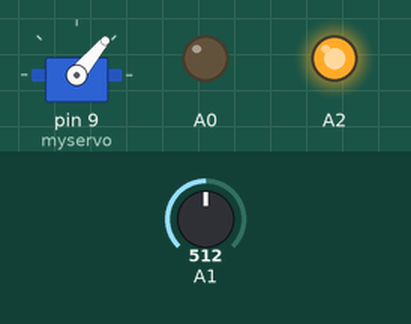
A sketch run on a simulated Arduino Uno, built with avr-gcc and run on an emulated ATmega328P. Parts: servo, output pins drawn as LEDs (lit = HIGH). Inputs (shaded band) come from the test bench; at power-on: A1 = 512.

Above: at 1.2 s.
1.3 s: A1 set to 716
At 2.2 s:
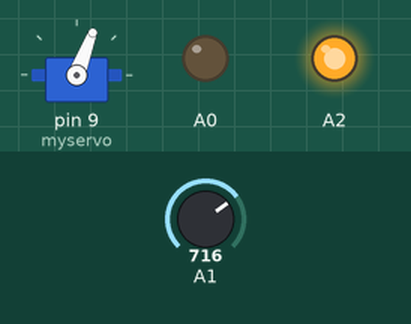
2.8 s: A1 set to 900
At 3.5 s:
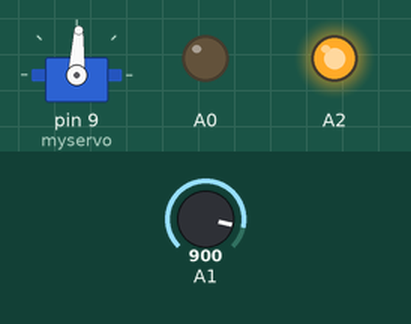
4.3 s: A1 set to 306
At 4.7 s:
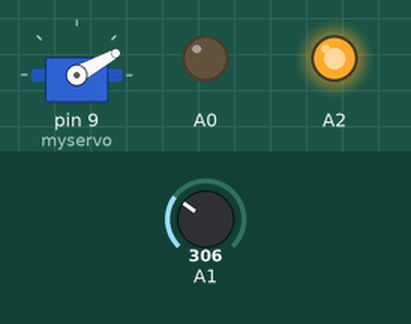
5.8 s: A1 set to 122
At 7.2 s:
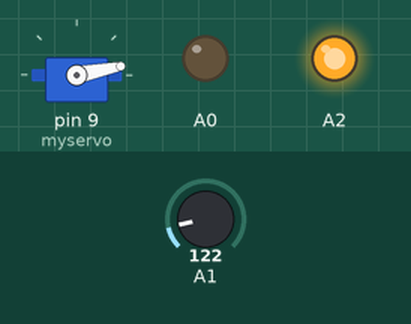
Timing chart, 0 to 8.3 s (numbered marks = the images above; inputs shaded):
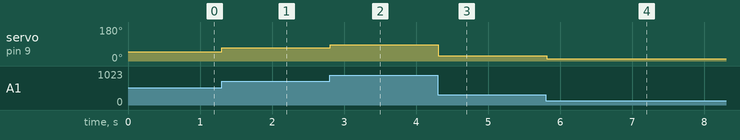

The sketch:

robotArmFirmware.ino
```cpp
//Board: Arduino Yun
#include <Servo.h>

Servo myservo;

void setup(void){
	pinMode(A0, OUTPUT);
	digitalWrite(A0, LOW);

	pinMode(A2, OUTPUT);
	digitalWrite(A2, HIGH);

	myservo.attach(9);
}

void loop(void){
	float degrees = (float)analogRead(A1) / 1024.0f * 100.0f;
	myservo.write((uint8_t)degrees);
	delay(100);
}
```

Measured:
- after the input at 1.3 s, servo on pin 9 (myservo): 50° → 69° at once
- after the input at 2.8 s, servo on pin 9 (myservo): 69° → 87° at once
- after the input at 4.3 s, servo on pin 9 (myservo): 87° → 29° at once
- after the input at 5.8 s, servo on pin 9 (myservo): 29° → 11° at once
